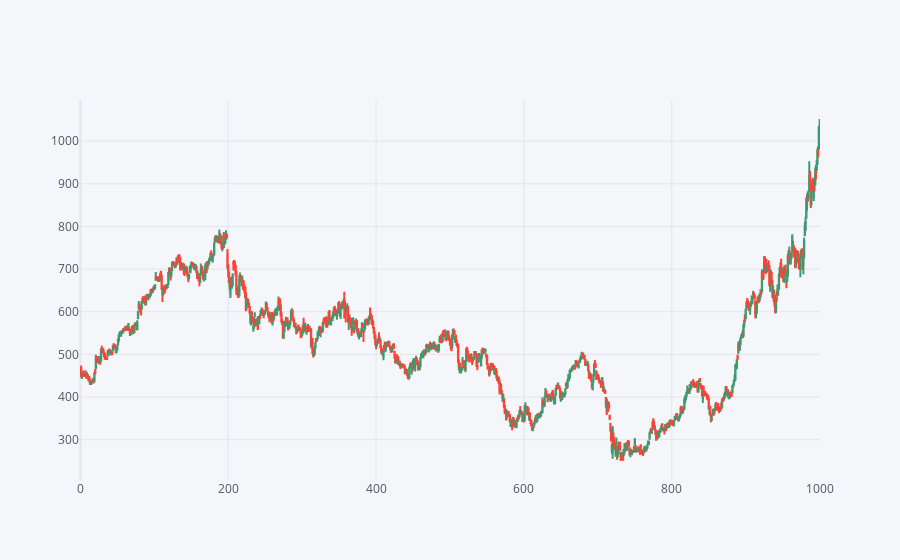

Notebook source saved alongside this figure:
### Code cell
df.iplot(x='Date',y='close',kind='candle')  # candle graph

### Figure 1 — Plotly figure (JSON) as saved in the notebook; plotly's stock layout.template omitted (floating-point values rounded to 4 significant figures; data arrays with more than 128 entries replaced by an {"elided": "..."} marker saying what was removed)
{"data": [{"close": {"elided": "1001 int values"}, "high": {"elided": "1001 int values"}, "low": {"elided": "1001 int values"}, "open": {"elided": "1001 int values"}, "showlegend": false, "type": "candlestick", "x": {"elided": "1001 int values"}, "yaxis": "y2"}], "layout": {"legend": {"bgcolor": "#F5F6F9", "font": {"color": "#4D5663"}}, "paper_bgcolor": "#F5F6F9", "plot_bgcolor": "#F5F6F9", "title": {"font": {"color": "#4D5663"}}, "xaxis": {"gridcolor": "#E1E5ED", "rangeslider": {"visible": false}, "showgrid": true, "tickfont": {"color": "#4D5663"}, "title": {"font": {"color": "#4D5663"}, "text": ""}, "zerolinecolor": "#E1E5ED"}, "yaxis": {"gridcolor": "#E1E5ED", "showgrid": true, "showticklabels": false, "tickfont": {"color": "#4D5663"}, "title": {"font": {"color": "#4D5663"}, "text": ""}, "zerolinecolor": "#E1E5ED"}, "yaxis2": {"gridcolor": "#E1E5ED", "showgrid": true, "tickfont": {"color": "#4D5663"}, "title": {"font": {"color": "#4D5663"}, "text": ""}, "zerolinecolor": "#E1E5ED"}}}
